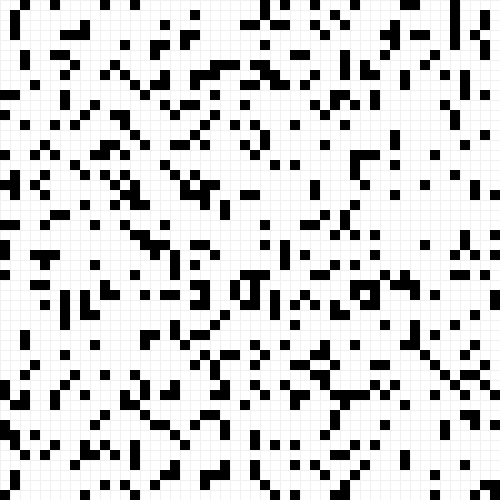
Frame 1 (no input)
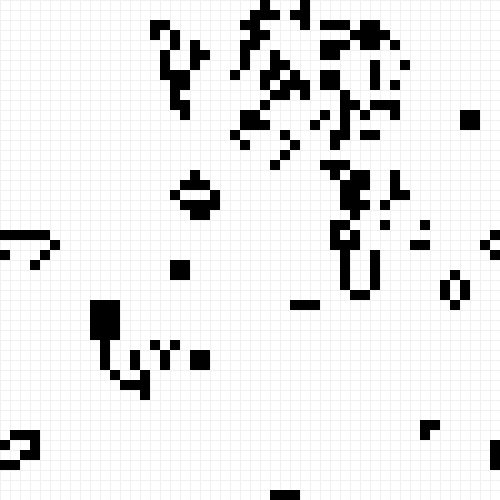
Frame 60 (the mouse pressed at the canvas centre just before this capture)
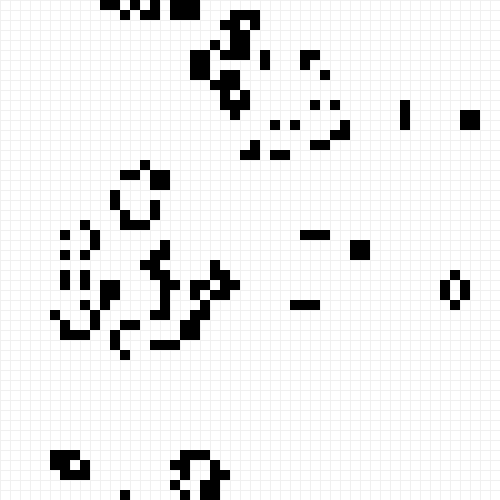
Frame 120 (the mouse held since frame 60 and released just before this capture)

The Processing sketch that drew these frames (run headless with seeded random() and noise(); from frame 60 on, the mouse is pressed at the canvas centre):

// Processing sketch: celluar_atomita2
// ── celluar_atomita2.pde
// GOL.pde, chapter 9
// Flags and game parameters
int N = 50; // Grid Dimension
int cellSize = 10; // Size of cell
int cur = 0; // Current grid index
int nxt = 1; // next grid index
// CA consists of two grids for current and next step
boolean[][][] CA = new boolean[N][N][2];
void setup() {
size(500, 500);
randomizeGrid(cur);
} // end setup()
void draw() {
background(255);
drawCells();
advanceGame();
} // end draw()
void advanceGame() {
for (int i=0; i<N; i++) {
for (int j=0; j<N; j++) {
// Count location neighbors
int neighbors = countNeighbors(i, j);
// If the cell is alive
if (CA[i][j][cur] == true) {
if (neighbors < 2 || neighbors > 3) {
CA[i][j][nxt] = false;
}
else {
CA[i][j][nxt] = true;
}
}
else {
if (neighbors == 3) {
CA[i][j][nxt] = true;
}
else {
CA[i][j][nxt] = false;
}
}
}
}
// Swap grid indices
int tmp = cur;
cur = nxt;
nxt = tmp;
} // end advanceGame
// Count the number of live neighbors of current cell
int countNeighbors(int i, int j) {
int count = 0;
for (int ii=i-1; ii<=i+1; ii++) {
for (int jj=j-1; jj<=j+1; jj++) {
// Wrap edges of board
int iii = (ii + N) % N;
int jjj = (jj + N) % N;
// Skip center location
if (iii!=i || jjj!=j)
if ( CA[iii][jjj][cur] == true )
count++;
}
}
return count;
} // end countNeighbors()
void drawCells() {
for (int i=0; i<N; i++) {
for (int j=0; j<N; j++) {
if (CA[i][j][cur] == true) {
fill(0);
noStroke();
}
else {
fill(255);
stroke(240);
}
rect(i*cellSize, j*cellSize, cellSize, cellSize);
}
}
} // end drawCells()
// Randomly set 20% of cells alive
void randomizeGrid(int c) {
for (int i=0; i<N; i++) {
for (int j=0; j<N; j++) {
// set 20% of cells alive
if (random(0, 1) < .2) {
CA[i][j][c] = true;
}
}
}
} // end randomizeGrid()
